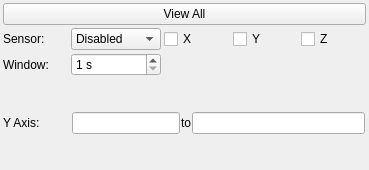
<?xml version="1.0" encoding="UTF-8"?>
<ui version="4.0">
 <class>MainForm</class>
 <widget class="QWidget" name="MainForm">
  <property name="geometry">
   <rect>
    <x>0</x>
    <y>0</y>
    <width>369</width>
    <height>170</height>
   </rect>
  </property>
  <property name="sizePolicy">
   <sizepolicy hsizetype="Minimum" vsizetype="Minimum">
    <horstretch>0</horstretch>
    <verstretch>0</verstretch>
   </sizepolicy>
  </property>
  <property name="windowTitle">
   <string>Form</string>
  </property>
  <layout class="QGridLayout" name="gridLayout">
   <property name="leftMargin">
    <number>3</number>
   </property>
   <property name="topMargin">
    <number>3</number>
   </property>
   <property name="rightMargin">
    <number>3</number>
   </property>
   <property name="bottomMargin">
    <number>3</number>
   </property>
   <property name="spacing">
    <number>3</number>
   </property>
   <item row="7" column="1">
    <widget class="QLabel" name="label_3">
     <property name="text">
      <string>Y Axis:</string>
     </property>
    </widget>
   </item>
   <item row="3" column="1">
    <widget class="QLabel" name="label_2">
     <property name="text">
      <string>Window:</string>
     </property>
    </widget>
   </item>
   <item row="7" column="2" colspan="4">
    <widget class="QFrame" name="frame">
     <property name="frameShape">
      <enum>QFrame::NoFrame</enum>
     </property>
     <property name="frameShadow">
      <enum>QFrame::Raised</enum>
     </property>
     <layout class="QHBoxLayout" name="horizontalLayout">
      <property name="spacing">
       <number>1</number>
      </property>
      <property name="leftMargin">
       <number>1</number>
      </property>
      <property name="topMargin">
       <number>0</number>
      </property>
      <property name="rightMargin">
       <number>1</number>
      </property>
      <property name="bottomMargin">
       <number>0</number>
      </property>
      <item>
       <widget class="QLineEdit" name="ylim1">
        <property name="sizePolicy">
         <sizepolicy hsizetype="Preferred" vsizetype="Fixed">
          <horstretch>0</horstretch>
          <verstretch>0</verstretch>
         </sizepolicy>
        </property>
        <property name="minimumSize">
         <size>
          <width>50</width>
          <height>0</height>
         </size>
        </property>
        <property name="maximumSize">
         <size>
          <width>1677215</width>
          <height>16777215</height>
         </size>
        </property>
       </widget>
      </item>
      <item>
       <widget class="QLabel" name="label_4">
        <property name="sizePolicy">
         <sizepolicy hsizetype="Fixed" vsizetype="Preferred">
          <horstretch>0</horstretch>
          <verstretch>0</verstretch>
         </sizepolicy>
        </property>
        <property name="minimumSize">
         <size>
          <width>0</width>
          <height>0</height>
         </size>
        </property>
        <property name="text">
         <string>to</string>
        </property>
        <property name="alignment">
         <set>Qt::AlignCenter</set>
        </property>
       </widget>
      </item>
      <item>
       <widget class="QLineEdit" name="ylim2">
        <property name="sizePolicy">
         <sizepolicy hsizetype="MinimumExpanding" vsizetype="Fixed">
          <horstretch>0</horstretch>
          <verstretch>0</verstretch>
         </sizepolicy>
        </property>
        <property name="minimumSize">
         <size>
          <width>50</width>
          <height>0</height>
         </size>
        </property>
        <property name="maximumSize">
         <size>
          <width>1677215</width>
          <height>16777215</height>
         </size>
        </property>
       </widget>
      </item>
     </layout>
    </widget>
   </item>
   <item row="2" column="2">
    <widget class="QComboBox" name="comboSensor">
     <item>
      <property name="text">
       <string>Disabled</string>
      </property>
     </item>
     <item>
      <property name="text">
       <string>IMU1 Accel</string>
      </property>
     </item>
     <item>
      <property name="text">
       <string>IMU2 Accel</string>
      </property>
     </item>
     <item>
      <property name="text">
       <string>IMU3 Accel</string>
      </property>
     </item>
     <item>
      <property name="text">
       <string>IMU1 Gyro</string>
      </property>
     </item>
     <item>
      <property name="text">
       <string>IMU2 Gyro</string>
      </property>
     </item>
     <item>
      <property name="text">
       <string>IMU3 Gyro</string>
      </property>
     </item>
    </widget>
   </item>
   <item row="2" column="5">
    <widget class="QCheckBox" name="checkZ">
     <property name="text">
      <string>Z</string>
     </property>
    </widget>
   </item>
   <item row="3" column="2">
    <widget class="QSpinBox" name="spinTWindow">
     <property name="suffix">
      <string> s</string>
     </property>
     <property name="minimum">
      <number>1</number>
     </property>
     <property name="maximum">
      <number>10</number>
     </property>
    </widget>
   </item>
   <item row="2" column="3">
    <widget class="QCheckBox" name="checkX">
     <property name="text">
      <string>X</string>
     </property>
    </widget>
   </item>
   <item row="2" column="1">
    <widget class="QLabel" name="labelSensor">
     <property name="text">
      <string>Sensor:</string>
     </property>
    </widget>
   </item>
   <item row="2" column="4">
    <widget class="QCheckBox" name="checkY">
     <property name="text">
      <string>Y</string>
     </property>
    </widget>
   </item>
   <item row="1" column="1" colspan="5">
    <widget class="QPushButton" name="bviewall">
     <property name="text">
      <string>View All</string>
     </property>
     <property name="flat">
      <bool>false</bool>
     </property>
    </widget>
   </item>
  </layout>
 </widget>
 <resources/>
 <connections/>
</ui>
